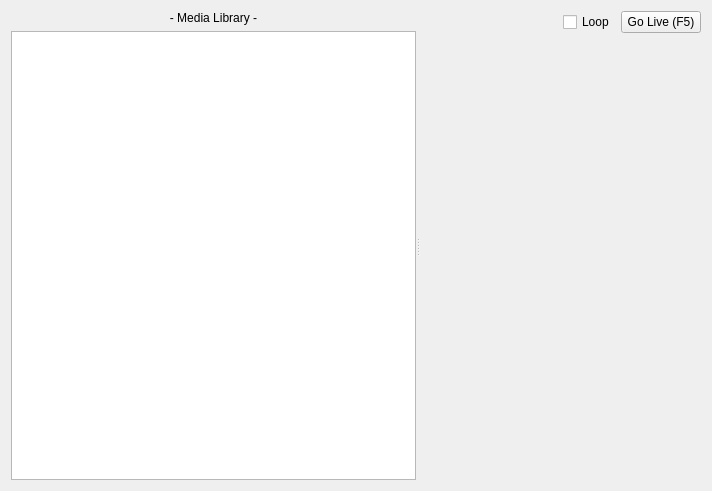
<?xml version="1.0" encoding="UTF-8"?>
<ui version="4.0">
 <class>MediaWidget</class>
 <widget class="QWidget" name="MediaWidget">
  <property name="geometry">
   <rect>
    <x>0</x>
    <y>0</y>
    <width>712</width>
    <height>491</height>
   </rect>
  </property>
  <property name="windowTitle">
   <string>Form</string>
  </property>
  <layout class="QGridLayout" name="gridLayout">
   <item row="0" column="0">
    <widget class="QSplitter" name="splitter">
     <property name="orientation">
      <enum>Qt::Horizontal</enum>
     </property>
     <widget class="QWidget" name="layoutWidgetMedia">
      <layout class="QVBoxLayout" name="verticalLayout_3">
       <item>
        <widget class="QLabel" name="labelMediaLibrary">
         <property name="text">
          <string>- Media Library -</string>
         </property>
         <property name="alignment">
          <set>Qt::AlignCenter</set>
         </property>
        </widget>
       </item>
       <item>
        <widget class="QListWidget" name="listWidgetMediaFiles"/>
       </item>
      </layout>
     </widget>
     <widget class="QWidget" name="layoutWidget">
      <layout class="QVBoxLayout" name="verticalLayout">
       <item>
        <layout class="QHBoxLayout" name="horizontalLayout">
         <item>
          <spacer name="horizontalSpacer_2">
           <property name="orientation">
            <enum>Qt::Horizontal</enum>
           </property>
           <property name="sizeHint" stdset="0">
            <size>
             <width>40</width>
             <height>20</height>
            </size>
           </property>
          </spacer>
         </item>
         <item>
          <widget class="QCheckBox" name="checkBoxLoop">
           <property name="toolTip">
            <string>Repeat the video on the projector until it is stopped</string>
           </property>
           <property name="text">
            <string>Loop</string>
           </property>
          </widget>
         </item>
         <item>
          <widget class="QPushButton" name="pushButtonGoLive">
           <property name="text">
            <string>Go Live (F5)</string>
           </property>
           <property name="icon">
            <iconset resource="softprojector.qrc">
             <normaloff>:/icons/icons/go_live.png</normaloff>:/icons/icons/go_live.png</iconset>
           </property>
           <property name="shortcut">
            <string>F5</string>
           </property>
          </widget>
         </item>
        </layout>
       </item>
       <item>
        <layout class="QVBoxLayout" name="verticalLayoutMedia">
         <item>
          <widget class="QLabel" name="labelInfo">
           <property name="sizePolicy">
            <sizepolicy hsizetype="Preferred" vsizetype="MinimumExpanding">
             <horstretch>0</horstretch>
             <verstretch>0</verstretch>
            </sizepolicy>
           </property>
           <property name="minimumSize">
            <size>
             <width>0</width>
             <height>70</height>
            </size>
           </property>
           <property name="autoFillBackground">
            <bool>true</bool>
           </property>
           <property name="margin">
            <number>10</number>
           </property>
          </widget>
         </item>
        </layout>
       </item>
       <item>
        <widget class="QWidget" name="widget" native="true"/>
       </item>
       <item>
        <layout class="QHBoxLayout" name="horizontalLayoutControls"/>
       </item>
      </layout>
     </widget>
    </widget>
   </item>
  </layout>
 </widget>
 <tabstops>
  <tabstop>listWidgetMediaFiles</tabstop>
  <tabstop>pushButtonGoLive</tabstop>
 </tabstops>
 <resources>
  <include location="softprojector.qrc"/>
 </resources>
 <connections/>
</ui>
